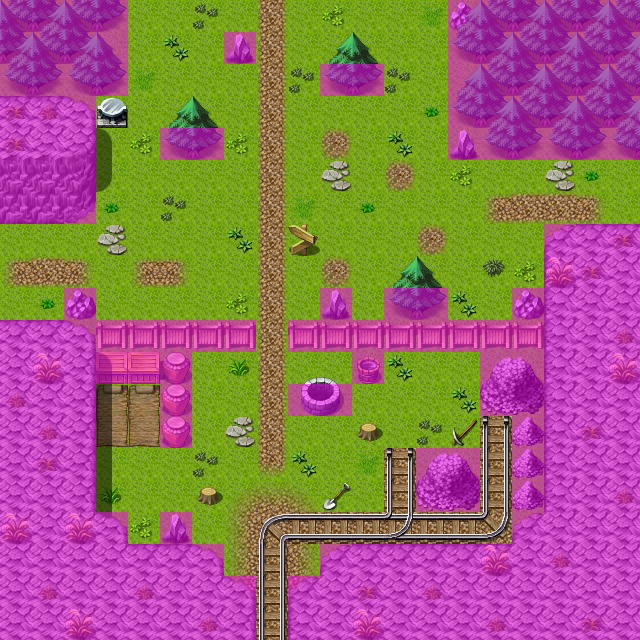

A level layout from a 2D game, rendered from its tile map. Below: a short description, then the map file with tile-grid data replaced by summaries:
An orthogonal 20x20 tile map with 32x32 px tiles, 4 tile layers (Ground, Objects, Above, Walkable), 40 tilesets and 9 objects (5x mapchange, 3x spawn, sign).

<map version="1.0" orientation="orthogonal" width="20" height="20" tilewidth="32" tileheight="32">
 <properties>
  <property name="outdoors" value="1" />
 </properties>
 <tileset firstgid="1" name="map_bed_1" tilewidth="32" tileheight="32">
  <image source="../drawable/map_bed_1.png" width="512" height="256" />
 </tileset>
 <tileset firstgid="129" name="map_border_1" tilewidth="32" tileheight="32">
  <image source="../drawable/map_border_1.png" width="512" height="256" />
 </tileset>
 <tileset firstgid="257" name="map_bridge_1" tilewidth="32" tileheight="32">
  <image source="../drawable/map_bridge_1.png" width="512" height="256" />
 </tileset>
 <tileset firstgid="385" name="map_broken_1" tilewidth="32" tileheight="32">
  <image source="../drawable/map_broken_1.png" width="512" height="256" />
 </tileset>
 <tileset firstgid="513" name="map_cavewall_1" tilewidth="32" tileheight="32">
  <image source="../drawable/map_cavewall_1.png" width="576" height="192" />
 </tileset>
 <tileset firstgid="621" name="map_cavewall_2" tilewidth="32" tileheight="32">
  <image source="../drawable/map_cavewall_2.png" width="576" height="192" />
 </tileset>
 <tileset firstgid="729" name="map_cavewall_3" tilewidth="32" tileheight="32">
  <image source="../drawable/map_cavewall_3.png" width="576" height="192" />
 </tileset>
 <tileset firstgid="837" name="map_chair_table_1" tilewidth="32" tileheight="32">
  <image source="../drawable/map_chair_table_1.png" width="512" height="256" />
 </tileset>
 <tileset firstgid="965" name="map_crate_1" tilewidth="32" tileheight="32">
  <image source="../drawable/map_crate_1.png" width="512" height="256" />
 </tileset>
 <tileset firstgid="1093" name="map_cupboard_1" tilewidth="32" tileheight="32">
  <image source="../drawable/map_cupboard_1.png" width="512" height="256" />
 </tileset>
 <tileset firstgid="1221" name="map_curtain_1" tilewidth="32" tileheight="32">
  <image source="../drawable/map_curtain_1.png" width="512" height="256" />
 </tileset>
 <tileset firstgid="1349" name="map_entrance_1" tilewidth="32" tileheight="32">
  <image source="../drawable/map_entrance_1.png" width="512" height="256" />
 </tileset>
 <tileset firstgid="1477" name="map_fence_1" tilewidth="32" tileheight="32">
  <image source="../drawable/map_fence_1.png" width="512" height="256" />
 </tileset>
 <tileset firstgid="1605" name="map_fence_2" tilewidth="32" tileheight="32">
  <image source="../drawable/map_fence_2.png" width="512" height="256" />
 </tileset>
 <tileset firstgid="1733" name="map_ground_1" tilewidth="32" tileheight="32">
  <image source="../drawable/map_ground_1.png" width="512" height="256" />
 </tileset>
 <tileset firstgid="1861" name="map_ground_2" tilewidth="32" tileheight="32">
  <image source="../drawable/map_ground_2.png" width="512" height="256" />
 </tileset>
 <tileset firstgid="1989" name="map_ground_3" tilewidth="32" tileheight="32">
  <image source="../drawable/map_ground_3.png" width="512" height="256" />
 </tileset>
 <tileset firstgid="2117" name="map_ground_4" tilewidth="32" tileheight="32">
  <image source="../drawable/map_ground_4.png" width="512" height="256" />
 </tileset>
 <tileset firstgid="2245" name="map_ground_5" tilewidth="32" tileheight="32">
  <image source="../drawable/map_ground_5.png" width="512" height="256" />
 </tileset>
 <tileset firstgid="2373" name="map_ground_6" tilewidth="32" tileheight="32">
  <image source="../drawable/map_ground_6.png" width="512" height="256" />
 </tileset>
 <tileset firstgid="2501" name="map_ground_7" tilewidth="32" tileheight="32">
  <image source="../drawable/map_ground_7.png" width="512" height="256" />
 </tileset>
 <tileset firstgid="2629" name="map_ground_8" tilewidth="32" tileheight="32">
  <image source="../drawable/map_ground_8.png" width="512" height="256" />
 </tileset>
 <tileset firstgid="2757" name="map_indoor_1" tilewidth="32" tileheight="32">
  <image source="../drawable/map_indoor_1.png" width="512" height="256" />
 </tileset>
 <tileset firstgid="2885" name="map_kitchen_1" tilewidth="32" tileheight="32">
  <image source="../drawable/map_kitchen_1.png" width="512" height="256" />
 </tileset>
 <tileset firstgid="3013" name="map_outdoor_1" tilewidth="32" tileheight="32">
  <image source="../drawable/map_outdoor_1.png" width="512" height="256" />
 </tileset>
 <tileset firstgid="3141" name="map_pillar_1" tilewidth="32" tileheight="32">
  <image source="../drawable/map_pillar_1.png" width="512" height="256" />
 </tileset>
 <tileset firstgid="3269" name="map_plant_1" tilewidth="32" tileheight="32">
  <image source="../drawable/map_plant_1.png" width="512" height="256" />
 </tileset>
 <tileset firstgid="3397" name="map_rock_1" tilewidth="32" tileheight="32">
  <image source="../drawable/map_rock_1.png" width="512" height="256" />
 </tileset>
 <tileset firstgid="3525" name="map_roof_1" tilewidth="32" tileheight="32">
  <image source="../drawable/map_roof_1.png" width="512" height="256" />
 </tileset>
 <tileset firstgid="3653" name="map_roof_2" tilewidth="32" tileheight="32">
  <image source="../drawable/map_roof_2.png" width="512" height="256" />
 </tileset>
 <tileset firstgid="3781" name="map_shop_1" tilewidth="32" tileheight="32">
  <image source="../drawable/map_shop_1.png" width="512" height="256" />
 </tileset>
 <tileset firstgid="3909" name="map_sign_ladder_1" tilewidth="32" tileheight="32">
  <image source="../drawable/map_sign_ladder_1.png" width="512" height="256" />
 </tileset>
 <tileset firstgid="4037" name="map_table_1" tilewidth="32" tileheight="32">
  <image source="../drawable/map_table_1.png" width="512" height="256" />
 </tileset>
 <tileset firstgid="4165" name="map_trail_1" tilewidth="32" tileheight="32">
  <image source="../drawable/map_trail_1.png" width="512" height="256" />
 </tileset>
 <tileset firstgid="4293" name="map_tree_1" tilewidth="32" tileheight="32">
  <image source="../drawable/map_tree_1.png" width="512" height="256" />
 </tileset>
 <tileset firstgid="4421" name="map_wall_1" tilewidth="32" tileheight="32">
  <image source="../drawable/map_wall_1.png" width="512" height="256" />
 </tileset>
 <tileset firstgid="4549" name="map_wall_2" tilewidth="32" tileheight="32">
  <image source="../drawable/map_wall_2.png" width="480" height="256" />
 </tileset>
 <tileset firstgid="4669" name="map_wall_3" tilewidth="32" tileheight="32">
  <image source="../drawable/map_wall_3.png" width="480" height="256" />
 </tileset>
 <tileset firstgid="4789" name="map_window_1" tilewidth="32" tileheight="32">
  <image source="../drawable/map_window_1.png" width="512" height="256" />
 </tileset>
 <tileset firstgid="4917" name="map_window_2" tilewidth="32" tileheight="32">
  <image source="../drawable/map_window_2.png" width="512" height="256" />
 </tileset>
 <layer name="Ground" width="20" height="20">
  <data>[400 cells, 400 non-empty, 12 distinct tile ids]</data>
 </layer>
 <layer name="Objects" width="20" height="20">
  <data>[400 cells, 216 non-empty, 57 distinct tile ids]</data>
 </layer>
 <layer name="Above" width="20" height="20">
  <data>[400 cells, 20 non-empty, 10 distinct tile ids]</data>
 </layer>
 <layer name="Walkable" width="20" height="20">
  <data>[400 cells, 205 non-empty, 1 distinct tile ids]</data>
 </layer>
 <objectgroup name="Mapevents" width="0" height="0">
  <!-- 6 objects omitted --></objectgroup>
 <objectgroup name="Spawn" width="0" height="0">
  <!-- 3 objects omitted --></objectgroup>
 <objectgroup name="Keys" width="0" height="0" />
</map>
<!-- 9 of 9 objects omitted -->
